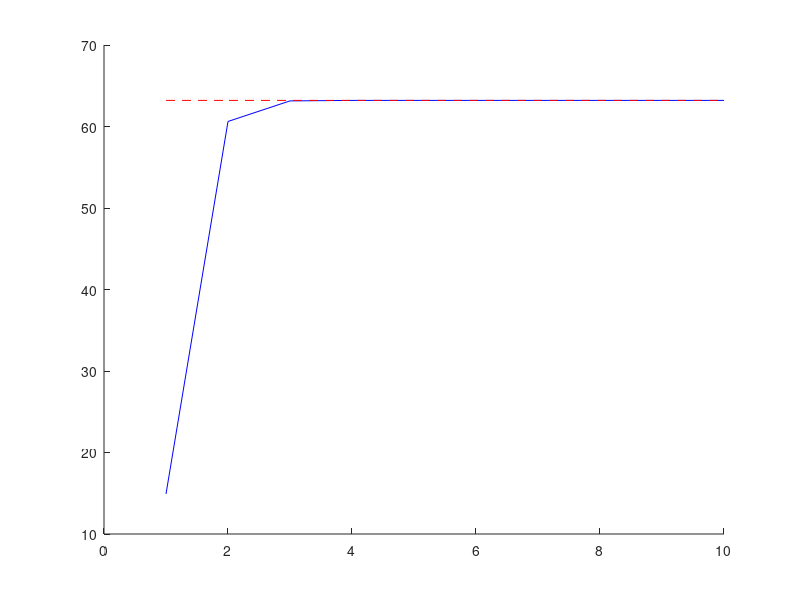

Write MATLAB code to recreate this figure.

N = 10; % matrix size
M = 10; % number of iterations
A = randi(10, N, N); % NxN random integer matrix
A = (A + A') / 2; % symmetric transform
x = 2 * rand(N, 1) - 1; % random starting point
x = x / norm(x, 2); % normalization
lambda = zeros(1, N); % eigenvalue estimates
for i = 1:M
x0 = x;
x = A * x; % power iteration step
lambda(i) = x' * x0; % Rayleigh quotient
x = x / norm(x, 2); % normalization
end
lambda0 = max(abs(eig(A))); % MATLAB eigenvalue estimate
hold on
plot(lambda, 'b')
plot(1:M, lambda0 * ones(1, M), 'r--')